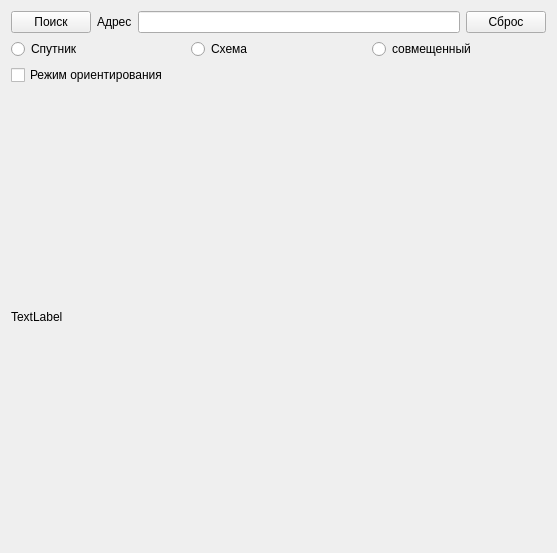
<?xml version="1.0" encoding="UTF-8"?>
<ui version="4.0">
 <class>Form</class>
 <widget class="QWidget" name="Form">
  <property name="geometry">
   <rect>
    <x>0</x>
    <y>0</y>
    <width>557</width>
    <height>553</height>
   </rect>
  </property>
  <property name="windowTitle">
   <string>Form</string>
  </property>
  <layout class="QVBoxLayout" name="verticalLayout">
   <item>
    <layout class="QHBoxLayout" name="horizontalLayout">
     <item>
      <widget class="QPushButton" name="search">
       <property name="focusPolicy">
        <enum>Qt::NoFocus</enum>
       </property>
       <property name="text">
        <string>Поиск</string>
       </property>
      </widget>
     </item>
     <item>
      <layout class="QVBoxLayout" name="verticalLayout_2">
       <item>
        <layout class="QHBoxLayout" name="horizontalLayout_4">
         <item>
          <widget class="QLabel" name="label_3">
           <property name="text">
            <string>Адрес</string>
           </property>
          </widget>
         </item>
         <item>
          <widget class="QLineEdit" name="inf"/>
         </item>
        </layout>
       </item>
      </layout>
     </item>
     <item>
      <widget class="QPushButton" name="clear">
       <property name="text">
        <string>Сброс</string>
       </property>
      </widget>
     </item>
    </layout>
   </item>
   <item>
    <layout class="QHBoxLayout" name="horizontalLayout_2">
     <item>
      <widget class="QRadioButton" name="sat">
       <property name="text">
        <string>Спутник</string>
       </property>
      </widget>
     </item>
     <item>
      <widget class="QRadioButton" name="map">
       <property name="text">
        <string>Схема</string>
       </property>
      </widget>
     </item>
     <item>
      <widget class="QRadioButton" name="uni">
       <property name="text">
        <string>совмещенный</string>
       </property>
      </widget>
     </item>
    </layout>
   </item>
   <item>
    <layout class="QHBoxLayout" name="horizontalLayout_5">
     <item>
      <widget class="QCheckBox" name="orientation">
       <property name="focusPolicy">
        <enum>Qt::NoFocus</enum>
       </property>
       <property name="text">
        <string>Режим ориентирования</string>
       </property>
      </widget>
     </item>
    </layout>
   </item>
   <item>
    <widget class="QLabel" name="picture">
     <property name="minimumSize">
      <size>
       <width>0</width>
       <height>400</height>
      </size>
     </property>
     <property name="text">
      <string>TextLabel</string>
     </property>
    </widget>
   </item>
  </layout>
 </widget>
 <resources/>
 <connections/>
</ui>
